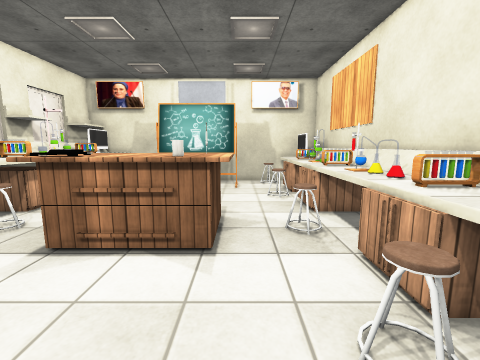
View 1 (above)

16 first-person views from a walk through a Unity game level. The camera is 1.4 m above the floor, tilts 8° down and sees 90° across. The floor is counted in squares, 0.5 m on a side. Each view is taken from the middle of a square. On the plan, view 1 faces up. The plan holds only what a view shows up to about 18 squares ahead; the rest is blank. The player character is not drawn. Door leaves are left out, so doorways stand open. Some surface patterns are stand-ins.

View 2
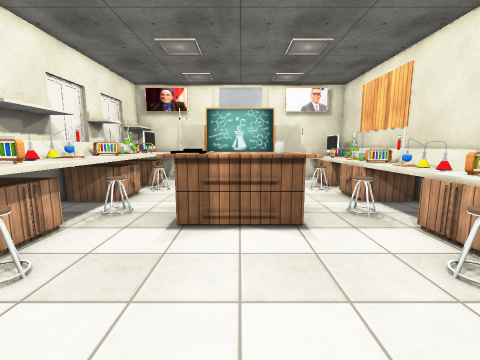

View 3
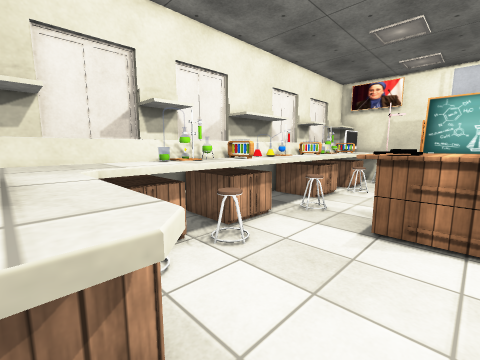

View 4
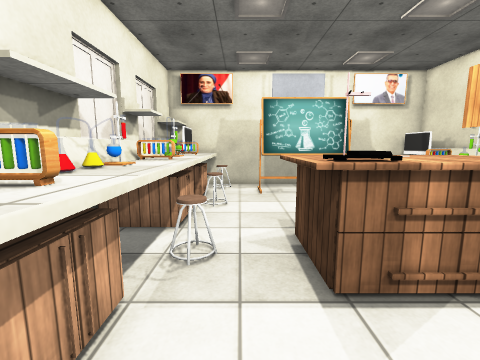

View 5
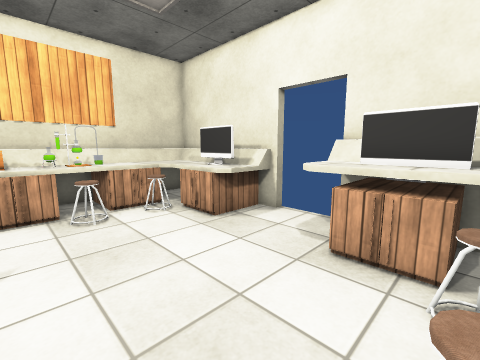

View 6
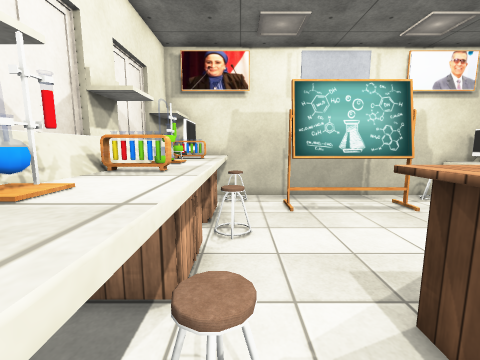

View 7
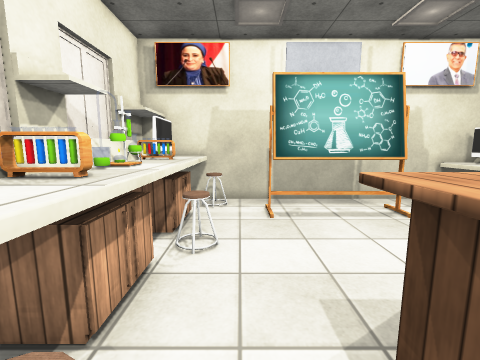

View 8
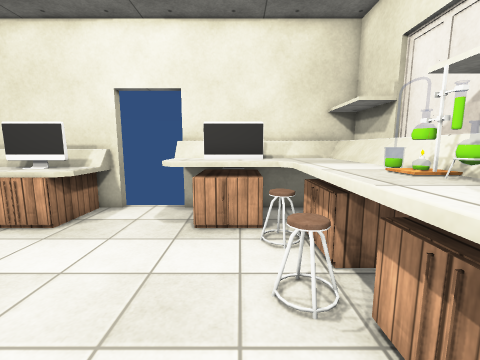

View 9
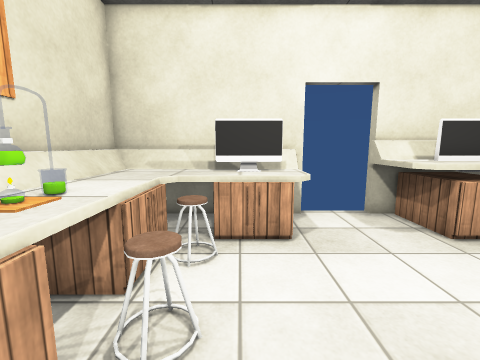

View 10
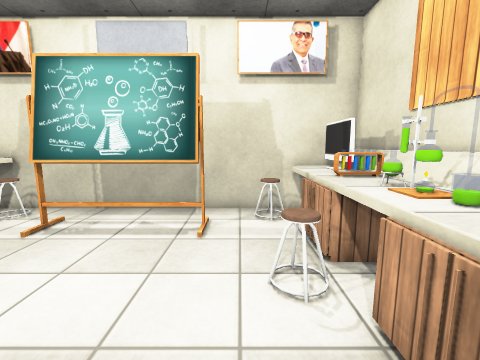

View 11
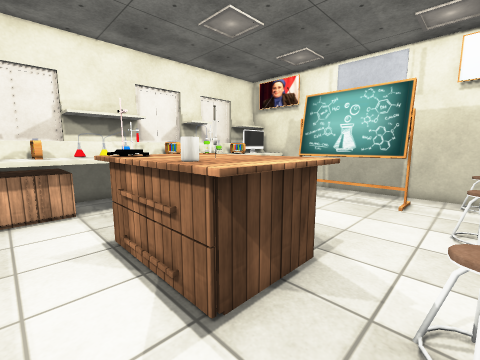

View 12
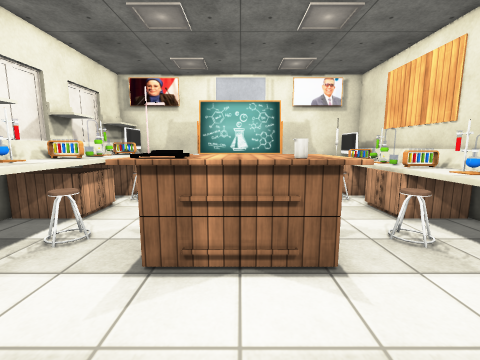

View 13
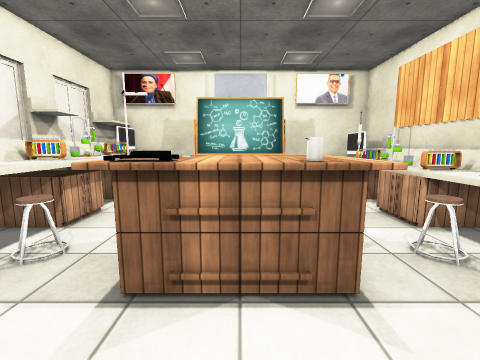

View 14
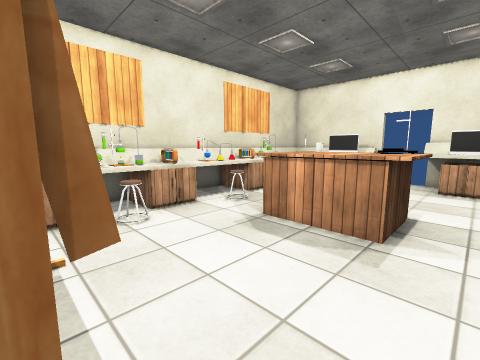

View 15
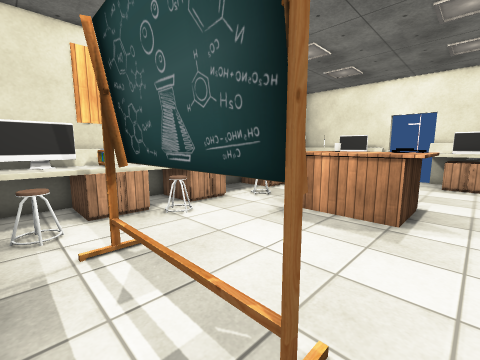

View 16
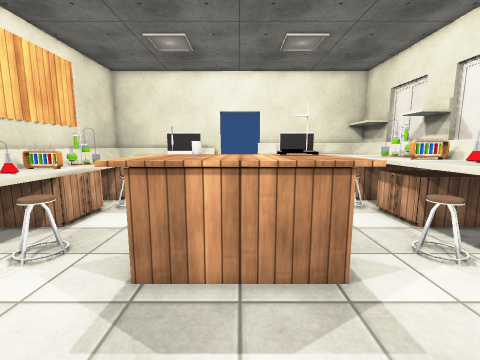

### Floor plan
Key: @ floor where view 1 was taken; # wall or solid block; . floor; D open door; = window, fence, low wall or low ledge; ^ raised ledge; T table; O other object.
Columns run from 11 left of view 1 to 5 right of it. Each row starts with its distance up from view 1.
 20 #################
 19 #^^O.........O^^#
 18 #^OO.........OO^#
 17 #^^...#####...O^#
 16 #^^...........O^^
 15 #^^...........O^^
 14 ##OO.........O^^^
 13 ##^O.........O^^^
 12 #^^...........O^^
 11 #^^...........O^^
 10 #^^...........O^^
  9 #^^..TTTTTTT..^^^
  8 #^OO.TTTTTTT.OO^^
  7 #^^..TTTTTTT..^^^
  6 #^^..TTTTTTT..O^^
  5 #^^...........O^^
  4 #^^...........O^^
  3 #^OO.........OO^^
  2 #^^O.........OO^^
  1 #^^...........O^^
  0 #^OO.......@.OO^^
 -1 #^^^OO^...^OO^^^^
 -2 #^^^^^^^..^^^^^^^
 -3 ########..=######
 -4       #DDD###

Positions as (right, up) in squares from view 1, and headings:
1: (0, 0), facing up
2: (-3, -2), facing up
3: (-3, -2), facing up-left
4: (-7, 2), facing up
5: (-8, 5), facing down-right
6: (-8, 6), facing up
7: (-7, 7), facing up
8: (-7, 7), facing down
9: (1, 6), facing down
10: (1, 9), facing up
11: (2, 4), facing up-left
12: (-3, 1), facing up
13: (-3, 2), facing up
14: (-7, 17), facing down-right
15: (-7, 19), facing down-right
16: (-3, 14), facing down
